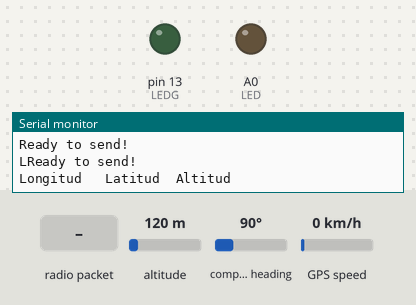
Bench run of a sketch on a simulated Arduino Uno, built with avr-gcc and run on an emulated ATmega328P. Parts: output pins drawn as LEDs (lit = HIGH), the last lines printed to the serial monitor. Inputs (shaded band) come from the test bench; at power-on: altitude 120 m, compass heading 90°, GPS speed 0 km/h. The GPS gets a fix after 3 s at 37.7749, -122.4194 with 8 satellites; no radio packets arrive unless stated.

Above: at 1.2 s.
1.3 s: radio packet "1" arrives
At 6.3 s:
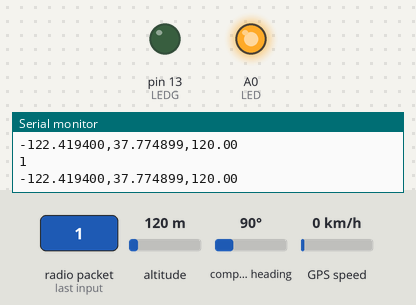
6.6 s: radio packet "0" arrives
At 11.2 s:
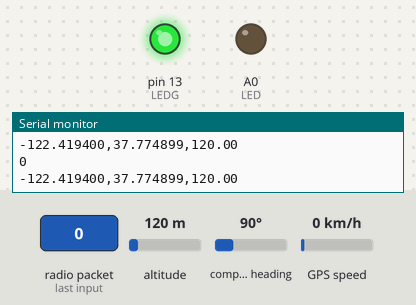
13.1 s: radio packet "2" arrives
At 13.9 s:
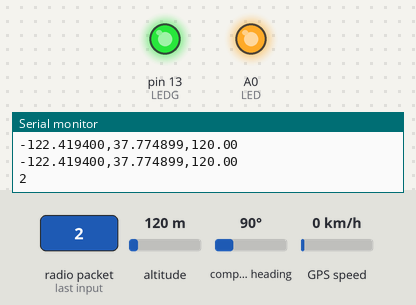
Timing chart, 0 to 23.8 s (numbered marks = the images above; inputs shaded):
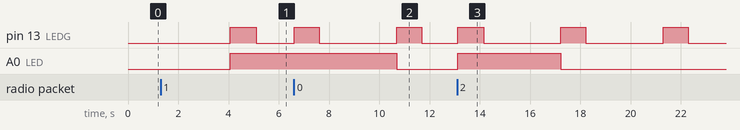

Measured:
- after the input at 1.3 s, pin 13 (LEDG): LOW → HIGH after 2.8 s, → LOW 1.0 s later; A0 (LED): LOW → HIGH after 2.8 s
- after the input at 6.6 s, A0 (LED): HIGH → LOW after 4.1 s instead of 1.6 s
- after the input at 13.1 s, A0 (LED): LOW → HIGH at once, → LOW 4.1 s later

The sketch:

Nodo-GPS.ino
```cpp
#include <SoftwareSerial.h>
#include <TinyGPS.h>
#include <SPI.h>
#include <RH_RF95.h>
TinyGPS gps;
RH_RF95 rf95;

float frequency = 868.0;

SoftwareSerial ss(3, 4); // Arduino RX, TX to conenct to GPS module.

static void smartdelay(unsigned long ms);

int LED=A0;
int LEDG=13;

String datastring1="";
String datastring2="";
String datastring3="";
uint8_t datasend[50];    //Storage  longtitude,latitude and altitude

char gps_lon[50]={"\0"};  //Storage GPS info
char gps_lat[20]={"\0"}; //Storage latitude
char gps_alt[20]={"\0"}; //Storage altitude
void setup()
{
  // initialize digital pin  as an output.
  pinMode(LED, OUTPUT);
  pinMode(LEDG, OUTPUT);

  // initialize both serial ports:
  Serial.begin(9600);  // Serial to print out GPS info in Arduino IDE
  ss.begin(9600);       // SoftSerial port to get GPS data.
  while (!Serial);

   if (!rf95.init()) {
    Serial.println("Starting LoRa failed!");
    while (1);
  }

  rf95.setFrequency(frequency);
  rf95.setSpreadingFactor(7);
  rf95.setSignalBandwidth(125E3);
  rf95.setCodingRate4(5);
  rf95.setTxPower(20,false);

  Serial.println("Ready to send!");
  Serial.println("Longitud   Latitud  Altitud");
}

void loop()
{
  float flat, flon,falt;
  unsigned long age;
  gps.f_get_position(&flat, &flon, &age);
  falt=gps.f_altitude();  //get altitude
  flon == TinyGPS::GPS_INVALID_F_ANGLE ? 0.0 : flon, 6;
  flat == TinyGPS::GPS_INVALID_F_ANGLE ? 0.0 : flat, 6;
  falt == TinyGPS::GPS_INVALID_F_ANGLE ? 0.0 : falt, 2;
  datastring1 +=dtostrf(flat, 0, 6, gps_lat);
  datastring2 +=dtostrf(flon, 0, 6, gps_lon);
  datastring3 +=dtostrf(falt, 0, 2, gps_alt);
  if(flon!=1000.000000)
  {
  strcat(gps_lon,",");
  strcat(gps_lon,gps_lat);
  strcat(gps_lon,",");
  strcat(gps_lon,gps_alt);
  strcat(gps_lon,"");
  strcpy((char *)datasend,gps_lon);
  Serial.println((char *)datasend);

  // send data
  rf95.send(datasend, sizeof(datasend));
  rf95.waitPacketSent();

  // Now wait for a reply
  receivepacket();
      digitalWrite(LEDG, HIGH);
  }
  smartdelay(1000);
      digitalWrite(LEDG, LOW);
}

void receivepacket(){
    uint8_t indatabuf[RH_RF95_MAX_MESSAGE_LEN];
    uint8_t len = sizeof(indatabuf);

    if (rf95.waitAvailableTimeout(3000))
     {
       // Should be a reply message for us now
       if (rf95.recv(indatabuf, &len))
         {
         Serial.println((char*)indatabuf);
         digitalWrite(LED, HIGH);
         }
         else
         {
          digitalWrite(LED, LOW);
          Serial.println("receive failed!");
         }
    }
    else
    {
      digitalWrite(LED, LOW);
    }
}

static void smartdelay(unsigned long ms)
{
  unsigned long start = millis();
  do
  {
    while (ss.available())
    {
      //ss.print(Serial.read());
      gps.encode(ss.read());
    }
  } while (millis() - start < ms);
}
```
